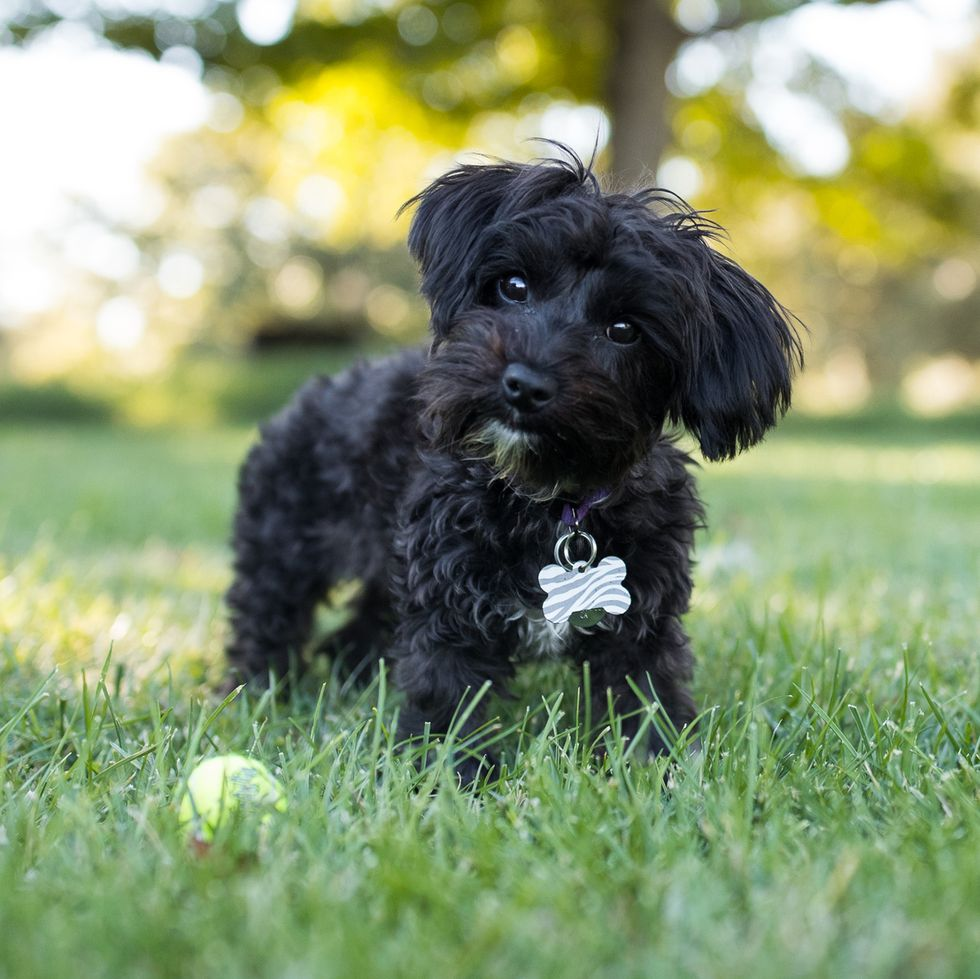
#> input picture sammy.jpg, 980 x 979 px
$ jupyter execute TemplateMatching.ipynb
#> lines starting #> are read from the running program, lines starting #| are printed output that depends on the picture
[cell 1]
import cv2
import numpy as np
import matplotlib.pyplot as plt

[cell 2]
full = cv2.imread('sammy.jpg')
#> full is the input picture: shape (979, 980, 3); mean B, G, R 111.5, 147.9, 133.3
full = cv2.cvtColor(full,cv2.COLOR_BGR2RGB)
plt.imshow(full)

[cell 3]
face = cv2.imread('sammycollar.jpg')
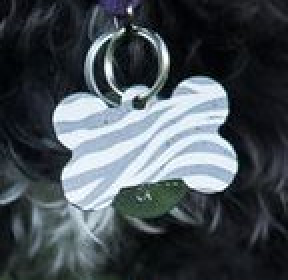
#> input picture sammycollar.jpg, 144 x 140 px (shown 2 times larger)
#> face is the input picture: shape (140, 144, 3); mean B, G, R 84.2, 78.3, 70.4
face = cv2.cvtColor(face,cv2.COLOR_BGR2RGB)
plt.imshow(face)

[cell 4]
face.shape
#> Out = (140, 144, 3)

[cell 5]
full.shape
#> Out = (979, 980, 3)

[cell 6]
methods = ['cv2.TM_CCOEFF', 'cv2.TM_CCOEFF_NORMED', 'cv2.TM_CCORR',
 'cv2.TM_CCORR_NORMED', 'cv2.TM_SQDIFF', 'cv2.TM_SQDIFF_NORMED']

[cell 7]
for m in methods:
    #CREATE A COPY
    full_copy = full.copy()

    method = eval(m)

    #TEMPLATE MATCHING

    res = cv2.matchTemplate(full_copy,face,method)

    min_val,max_val,min_loc,max_loc = cv2.minMaxLoc(res)

    if method in [cv2.TM_SQDIFF,cv2.TM_SQDIFF_NORMED]:
        top_left = min_loc
    else:
        top_left = max_loc


    height,width,channels = face.shape

    bottom_right = (top_left[0] + width, top_left[1]+height)

    cv2.rectangle(full_copy,top_left,bottom_right,(255,0,0),10)

    #PLOT AND SHOW THE IMAGES

    plt.subplot(121)
    plt.imshow(res)
    plt.title('HEATMAP OF TEMAPLATE MATCHING')
    plt.subplot(122)
    plt.imshow(full_copy)
    plt.title('DETECTION OF TEMPLATE')
    plt.suptitle(m)

    plt.show()
    print('\n')
    print('\n')
#> this loop made 6 passes
#> (min_val, max_val, min_loc, top_left, bottom_right) on passes 1 to 4: (-126544632, 377828832, (577, 564), (512, 518), (656, 658)), (-0.502, 1, (0, 341), (512, 518), (656, 658)), (84145960, 1.2e+09, (516, 378), (0, 58), (144, 198)), (0.307, 1, (587, 330), (512, 518), (656, 658))
#> (min_val, max_val, max_loc, top_left, bottom_right) on passes 5 to 6: (344133, 2.27e+09, (0, 57), (512, 518), (656, 658)), (0.000462, 1, (0, 0), (512, 518), (656, 658))
#> pass 1, `res = cv2.matchTemplate(full_copy,face,method)`:
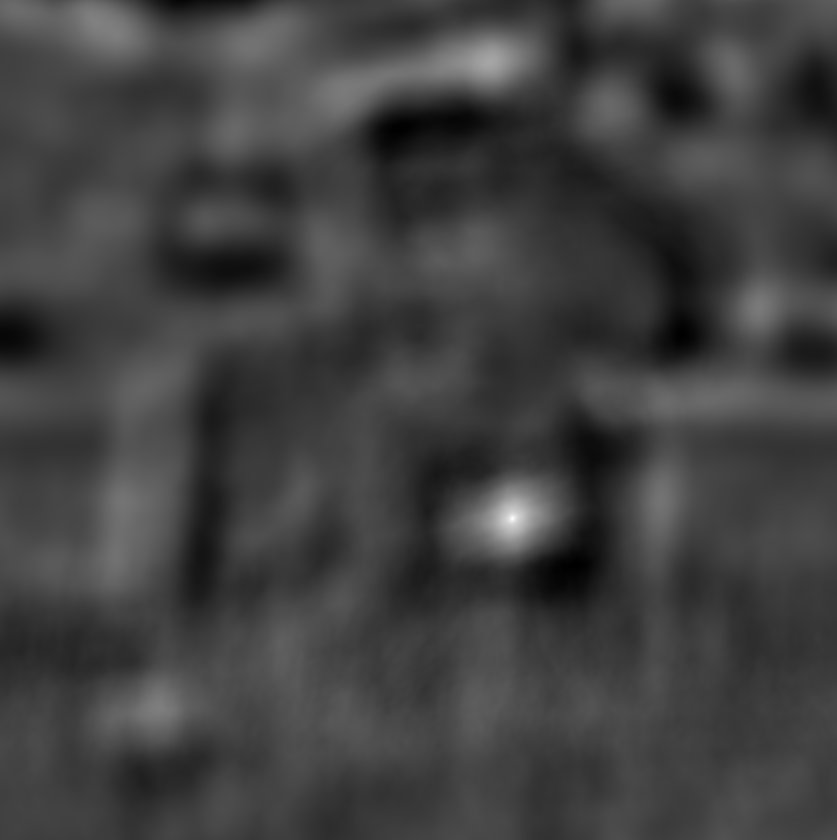
#> res: shape (840, 837) float32; min -126544632, max 377828832, mean 1440342.1; drawn with min black and max white
#> pass 1, `plt.show()`:
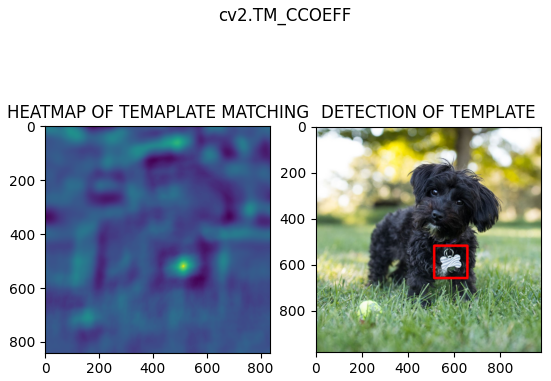
#> figure drawn by matplotlib, 2 panels
#> pass 2, `res = cv2.matchTemplate(full_copy,face,method)`:
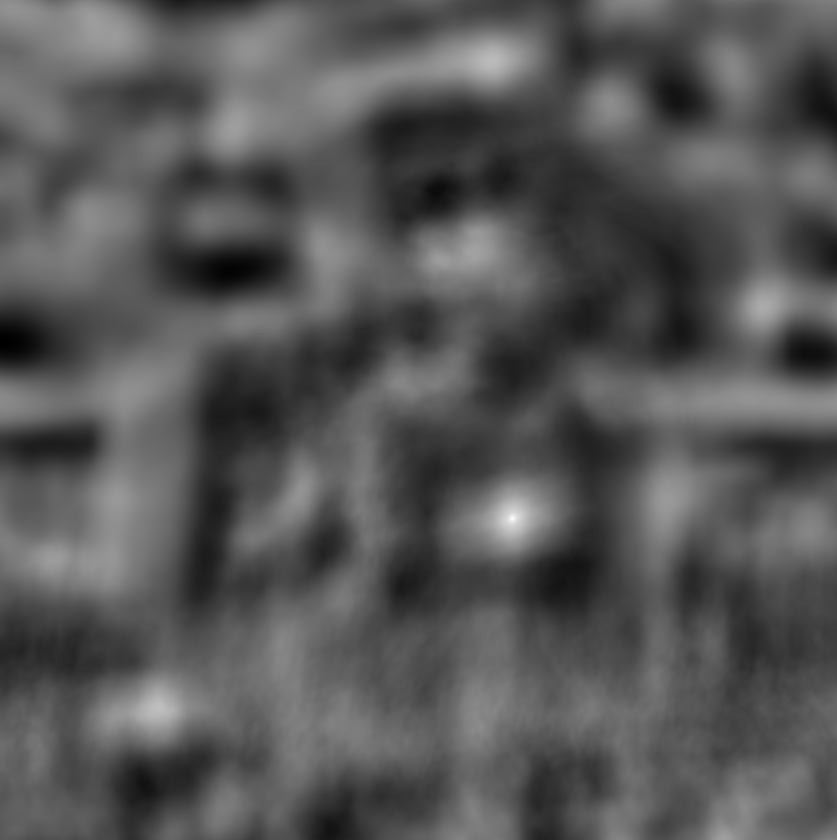
#> res: shape (840, 837) float32; min -0.502, max 1, mean 0.00691; drawn with min black and max white
#> pass 2, `plt.show()`:
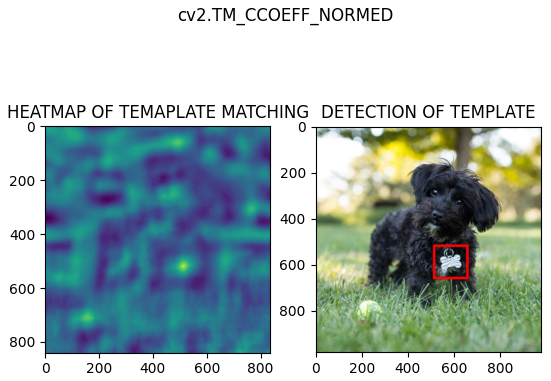
#> figure drawn by matplotlib, 2 panels
#> pass 3, `res = cv2.matchTemplate(full_copy,face,method)`:
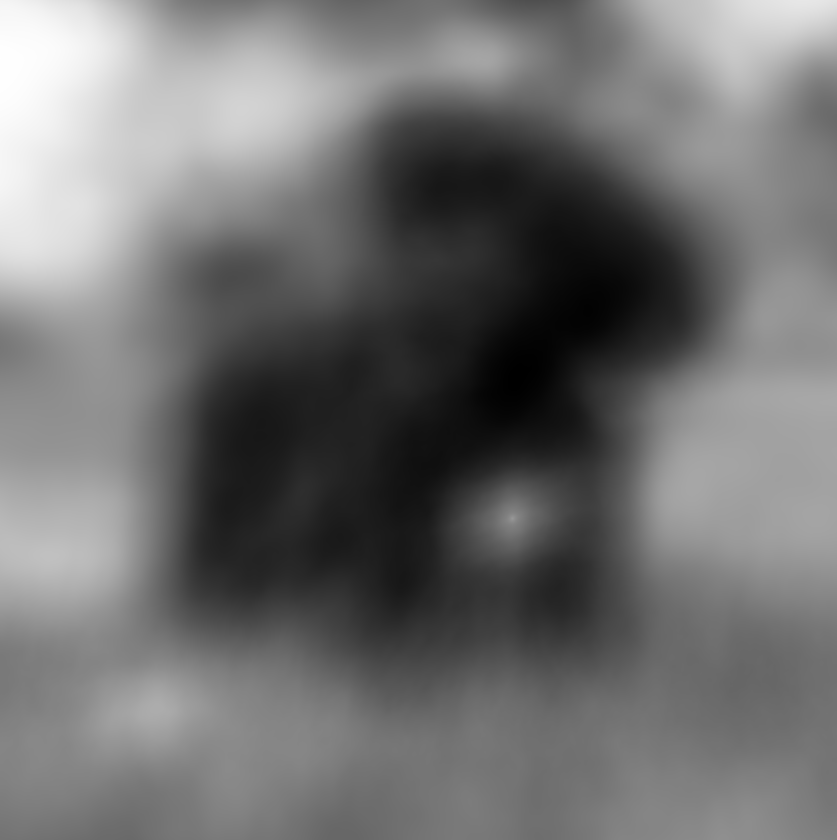
#> res: shape (840, 837) float32; min 84145960, max 1.2e+09, mean 573195520; drawn with min black and max white
#> after the loop:
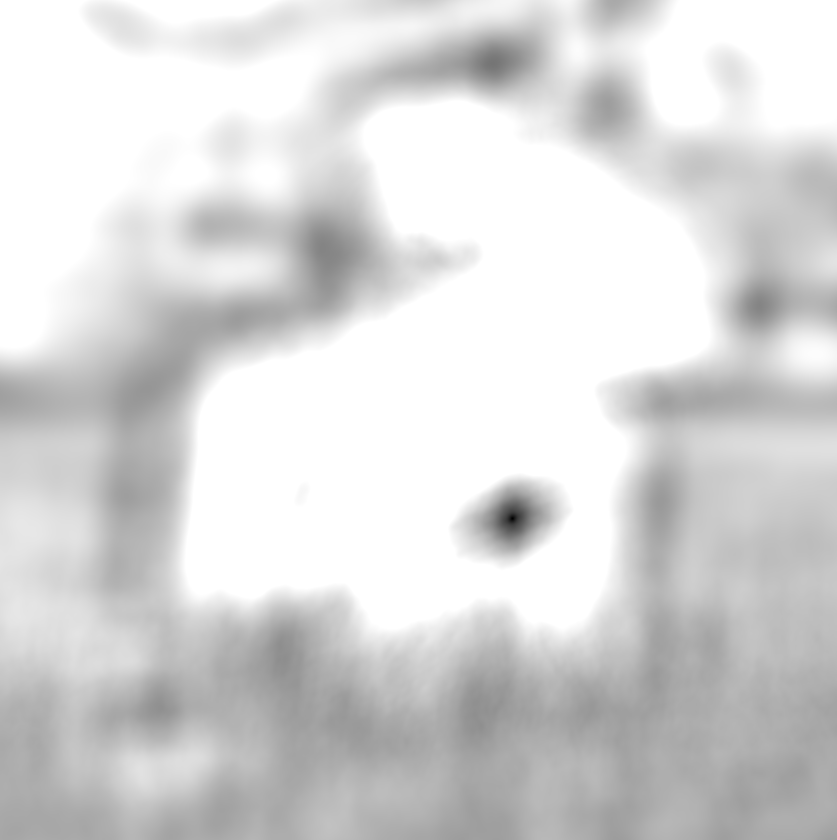
#> res: shape (840, 837) float32; min 0.000462, max 1, mean 0.847
